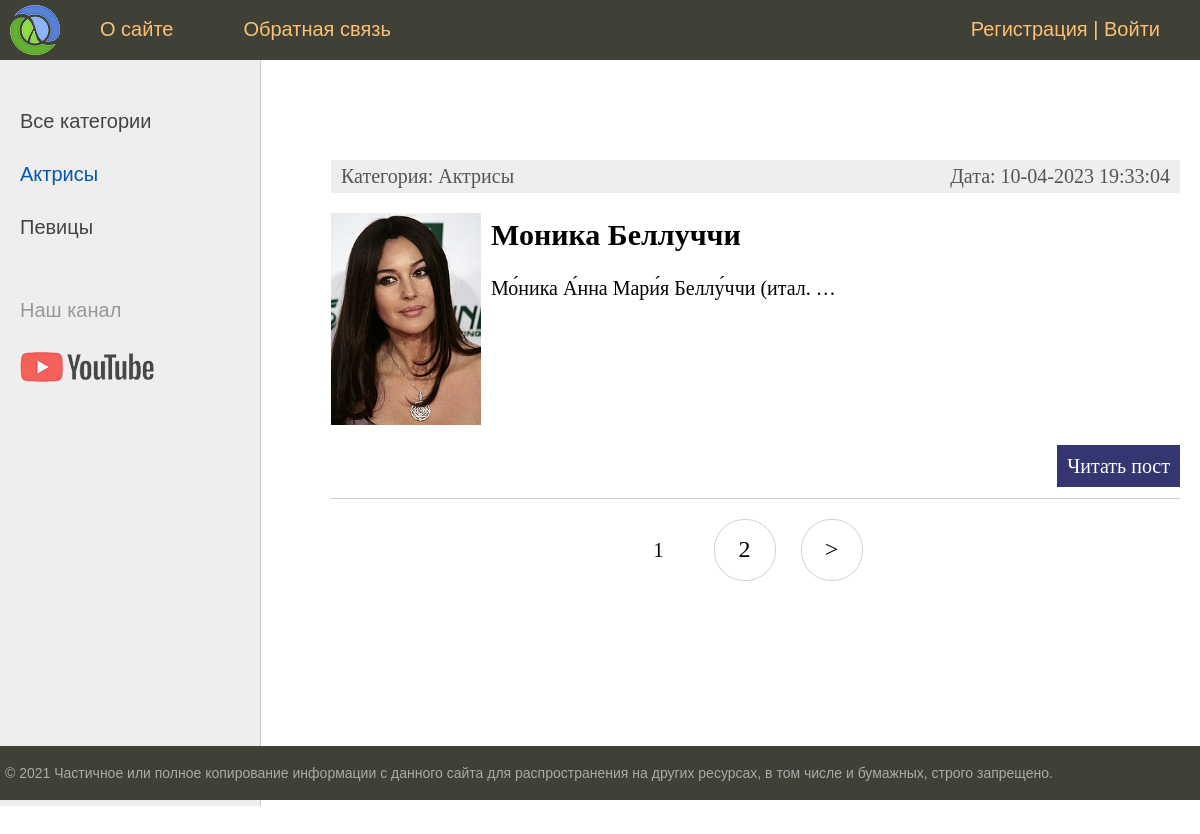
Screenshot of /category/aktrisy with the database file from the repository.
### women/models.py (models this page shows, shortened)
class Category(models.Model):
    name = models.CharField(max_length=100, db_index=True, verbose_name='Категория')# поле будет проидексировано
    slug = models.SlugField(max_length=255, unique=True, db_index=True, verbose_name="URL")
    def __str__(self):
        return self.name
    def get_absolute_url(self): #будем формирать маршрут
        return reverse('category', kwargs={'cat_slug': self.slug})
    class Meta:
        verbose_name = 'Категория'
        verbose_name_plural = 'Категории'

class Women(models.Model): #models.Model базовый класс, кот. содержит все необходимые механизмы,
    title = models.CharField(max_length=255, verbose_name='Заголовок')
    slug = models.SlugField(max_length=255, unique=True, db_index=True, verbose_name="URL")
    content = models.TextField(blank=True, verbose_name='Текст статьи')
    photo = models.ImageField(upload_to="photos/%Y/%m/%d", verbose_name='Фото') #в какой под каталог будем грузить фото
    time_create = models.DateTimeField(auto_now_add=True, verbose_name='Время создания')#добавит в поле текущее время и больше никогла меняться не будет
    time_update = models.DateTimeField(auto_now=True, verbose_name='Время изменения')
    is_published = models.BooleanField(default=True, verbose_name='Публикация')
    cat = models.ForeignKey('Category', on_delete=models.PROTECT, verbose_name='Категории')# джанго автоматиски добавит в имя _id
    def get_absolute_url(self): #будем формирать маршрут
        return reverse('post', kwargs={'post_slug': self.slug})
    class Meta:
        verbose_name = 'Известные женщины'
        verbose_name_plural = 'Известные женщины'
        ordering = ['-time_create', 'title'] #сортировка в обратном порядке

### women/views.py (the view)
# urls.py: path('category/<slug:cat_slug>', WomenCategory.as_view(), name='category'),
class WomenCategory(DataMixin,ListView):
    model = Women
    template_name = 'women/index.html'#по умолчанию будет искаться в имя приложения/имя модели_list.html
    context_object_name = 'posts'# по умолчанию называется object_list
    allow_empty = False# если нет ни одной записи то генерируется 404
    def get_queryset(self):#будем публиковать только с тру
        return Women.objects.filter(cat__slug=self.kwargs['cat_slug'], is_published=True).select_related('cat')
    def get_context_data(self, *, object_list=None, **kwargs):
        context = super().get_context_data(**kwargs)#что не затереть уже созданный уже контекст
        c = Category.objects.get(slug=self.kwargs['cat_slug'])
        c_def = self.get_user_context(title='Категория - ' + str(c.name), cat_selected=c.pk)
        return dict(list(context.items()) + list(c_def.items()))

### women/templatetags/women_tags.py (called while the page is built)
@register.simple_tag(name='getcats')# по этому имени тег будет доступен после импорта
def get_categories(filter=None): #возвращаем коллекцию данных
    if not filter:
        return Category.objects.all()
    else:
        return Category.objects.filter(pk=filter)

@register.inclusion_tag('women/list_categories.html')
def show_categories(sort=None, cat_selected=0): #возвращаем фрагмент html
    if not sort:
        cats = Category.objects.all()
    else:
        cats = Category.objects.order_by(sort)
    return {'cats': cats, 'cat_selected': cat_selected}

### women/utils.py (called while the page is built)
        def get_user_context(self, **kwargs):
                context = kwargs
                cats = cache.get('cats')
                if not cats:
                        cats = Category.objects.annotate(Count('women'))
                        cache.set('cats', cats, 60)
                user_menu = menu.copy()# для неавторизованных пользователей скроем пункт меню Добавить
                if not self.request.user.is_authenticated:
                        user_menu.pop(1)
                context['menu'] = user_menu
                context['cats'] = cats
                if 'cat_selected' not in context:
                        context['cat_selected'] = 0
                return context

### women/templates/women/index.html (shortened to what this page needs)
{% extends 'women/base.html' %}
{% block content %}
<ul class="list-articles">
	{% for p in posts %}
			<li><div class="article-panel">
				<p class="first">Категория: {{p.cat}}</p>
				<p class="last">Дата: {{p.time_update|date:"d-m-Y H:i:s"}}</p>
			</div>
	{% if p.photo %}
				<p><img class="img-article-left thumb" src="{{p.photo.url}}"></p>
	{% endif %}
				<h2>{{p.title}}</h2>
	{% autoescape on %}
	{{p.content|linebreaks|truncatewords:5}}
	{% endautoescape %}
			<p class="link-read-post"><a href="{{ p.get_absolute_url }}">Читать пост</a></p>
			</li>
	{% endfor %}
</ul>
{% endblock %}

### women/templates/women/base.html (shortened to what this page needs)
{% load static %}
{% load women_tags %}
<!DOCTYPE html>
<html>
<head>
	<link type="text/css" href="{% static 'women/css/styles.css' %}" rel="stylesheet" />
</head>
<body>
<table class="table-page" border=0 cellpadding="0" cellspacing="0">
<tr><td valign=top>
{% block mainmenu %}
		<div class="header">
			<ul id="mainmenu" class="mainmenu">
			<li class="logo"><a href="{% url 'home'%}"><div class="logo"></div></a></li>
{% for m in menu %}
			<li><a href="{% url m.url_name%}">{{m.title}}</a></li>
{% endfor %}
			{% if request.user.is_authenticated %}
			<li class="last">{{user.username}} | <a href="{% url 'logout' %}">Выйти</a></li>
			{% else %}
			<li class="last"><a href="{% url 'register' %}">Регистрация</a> | <a href="{% url 'login' %}">Войти</a></li>
			{% endif %}
			</ul>
		</div>
{% endblock mainmenu %}
<table class="table-content" border=0 cellpadding="0" cellspacing="0">
<tr>
	<td valign="top" class="left-chapters">
	<ul id="leftchapters">
		{% if cat_selected == 0 %}
		<li class="selected">Все категории</li>
		{% else %}
		<li><a href="{% url 'home'%}">Все категории</a></li>
		{% endif %}
		{% for c in cats %}
{% if c.women__count > 0 %}
		{% if c.pk == cat_selected %}
		<li class = 'selected'>{{c.name}}</li>
		{% else %}
		<li><a href="{{ c.get_absolute_url }}">{{c.name}}</a></li>
		{% endif %}
{% endif %}
{% endfor %}
		<li class="share">
		<p>Наш канал</p>
		<a class="share-yt" href="https://www.youtube.com/channel/UClJzWfGWuGJL2t-3dYKcHTA/playlists" target="_blank" rel="nofollow"></a>
		</li>
	</ul>
</td>
<td valign="top" class="content">
	<div class="content-text">
{% block content %}
{% endblock %}
{% if page_obj.has_other_pages %}
<nav class="list-pages">
	<ul>
		{% for p in paginator.page_range %}
		{% if page_obj.number == p %}
		<li class="page-num page-num-selected">{{ p }}</li>
		{% elif p >= page_obj.number|add:-2 and p <= page_obj.number|add:2  %}
		<li class="page-num">
			<a href="?page={{ p }}">{{ p }}</a>
		</li>
		{% endif %}
		{% endfor %}
		{% if page_obj.has_next %}
		<li class="page-num">
			<a href="?page={{ page_obj.next_page_number }}">&gt;</a>
		</li>
		{% endif %}
	</ul>
</nav>
{% endif %}
	</div>
</td></tr></table>
</td></tr>
<tr><td valign=top>
	<div id="footer">
		<p>&copy; 2021 Частичное или полное копирование информации с данного сайта для распространения на других ресурсах, в том числе и бумажных, строго запрещено.</p>
	</div>
</td></tr></table>
</body>
</html>

### women/static/women/css/styles.css (style rules this page uses)
html, body { font-family: 'Arial'; margin: 0; padding: 0; height: 100%; width: 100%; color: #444; }
a { color: #0059b2; text-decoration: none; }
img { max-width: 600px; height: auto; }
img.img-article-left { max-width: 300px; height: auto; float: left; padding: 0 10px 10px 0; }
img.img-article-left.thumb { max-width: 150px; height: auto; }
p.link-read-post { text-align: right; }
p.link-read-post a { padding: 10px; min-width: 100px; background: #333671; color: #fff; text-decoration: none; }
div.article-panel { background: #eee; padding: 5px 10px 5px 10px; box-sizing: border-box; overflow: hidden; color: #555; }
div.article-panel p.first { margin: 0; float: left; }
div.article-panel p.last { margin: 0; float: right; }
ul.list-articles { list-style: none; margin: 0; padding: 0; }
ul.list-articles li { border-bottom: 1px solid #ccc; }
.table-page { width: 100%; height: 100%; vertical-align: top; }
.table-page tr { height: 100%; }
.header { background: #3F4137; height: 60px; }
.logo { background: url('../images/logo.png') no-repeat 10px 5px; width: 70px; height: 60px; }
ul.mainmenu { list-style: none; margin: 0; padding: 0; height: 60px; color: #fdc073; font-size: 20px; overflow: hidden; }
ul.mainmenu li { float: left; margin: 18px 40px 0 30px; }
ul.mainmenu li.logo { margin: 0; }
ul.mainmenu li.last { float: right; }
ul.mainmenu li a { color: #fdc073; text-decoration: none; }
.table-content { width: 100%; min-height: 100%; height: 100%; }
.left-chapters { margin: 0; background: #eee; border-right: 1px solid #ccc; min-height: 100%; }
.left-chapters ul { width: 230px; min-height: 100%; margin: 0; padding: 20px 10px 10px 20px; list-style: none; font-size: 20px; }
.left-chapters ul li { margin: 30px 0 0 0; color: #999; }
.left-chapters ul li.selected { color: #0059b2; }
.left-chapters ul li a { color: #444; text-decoration: none; }
.left-chapters ul li.share { margin: 60px 0 0 0; }
.left-chapters ul li.share p { margin: 30px 0 30px 0; }
.left-chapters ul li.share a { display: inline-block; width: 40px; height: 40px; margin: 0 20px 0 0; }
.left-chapters ul li.share a.share-yt { width: 100%; height: 30px; background: url('../images/share_yt.png') no-repeat 0 0 }
.content { padding: 40px 20px 20px 40px; width: 100%; box-sizing: border-box; }
.content-text { margin: 60px 0 0 30px; color: #000; font-size: 20px; font-family: Yandex Sans Display Light; }
#footer { box-sizing: border-box; background: #3F4137; padding: 5px; color: #aaa; font-size: 14px; font-family: Verdana, Geneva, Arial, Helvetica; text-align: left; overflow: hidden; }
.list-pages { text-align: center; margin: 0 0 20px 0; }
.list-pages ul { margin: 20px 0 0 0; padding: 0; list-style: none; }
.list-pages ul li { display: inline-block; margin: 0 20px 0 0; }
.list-pages a { color: #000; font-size: 24px; text-decoration: none; }
.list-pages .page-num, .page-num-selected { display: inline-block; width: 60px; height: 44px; padding: 16px 0 0 0; border: 1px solid #d0d0d0; border-radius: 30px; }
.list-pages .page-num-selected { border: none; color: #000; font-size: 20px; }

### rows the page displays
Category: name "Актрисы"
Category: name "Певицы"
Women: cat "Актрисы", time_update "10-04-2023 19:33:04", photo (picture), title "Моника Беллуччи", content "Мо́ника А́нна Мари́я Беллу́ччи (итал. …"

### other values shown
{{ m.title }} "О сайте" "Обратная связь"
{{ p }} "1"
{{ p }} "2"
